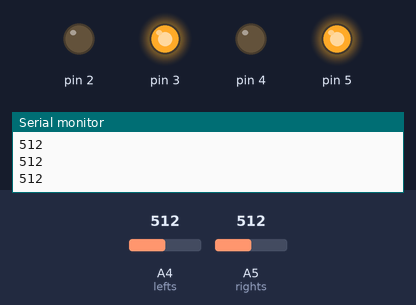
Recording of a sketch running on a simulated Arduino Uno, built with avr-gcc and run on an emulated ATmega328P. Parts: output pins drawn as LEDs (lit = HIGH), the last lines printed to the serial monitor. Inputs (shaded band) come from the test bench; at power-on: A4 (lefts) = 512, A5 (rights) = 512.

Above: at 1.2 s.
1.3 s: A4 (lefts) set to 412
2.8 s: A4 (lefts) set to 392
At 4.0 s:
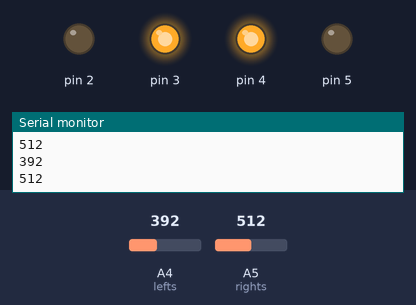
4.3 s: A5 (rights) set to 408
5.8 s: A5 (rights) set to 393
At 6.7 s:
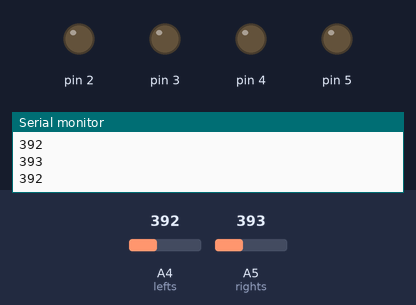
7.3 s: A4 (lefts) set to 410
At 7.7 s:
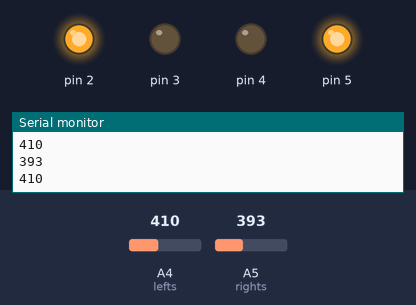
8.8 s: A4 (lefts) set to 390
At 10.0 s:
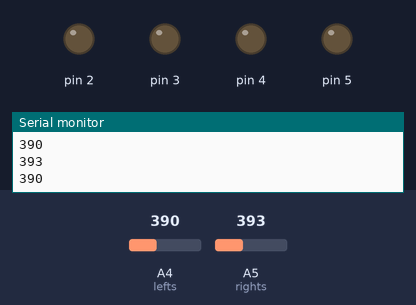
Timing chart, 0 to 11.3 s (numbered marks = the images above; inputs shaded):
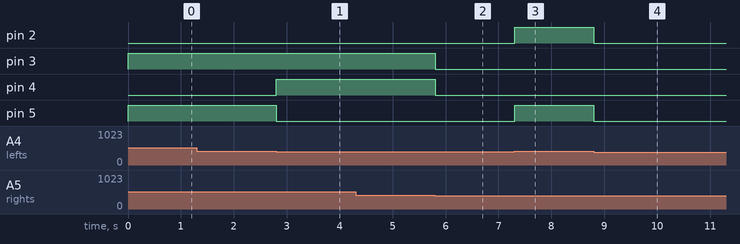

The sketch:

LinoBot_AF_versi_l298.ino
```cpp
#define lefts A4
#define rights A5

void setup() {
  pinMode(2,OUTPUT);
  pinMode(3,OUTPUT);
  pinMode(4,OUTPUT);
  pinMode(5,OUTPUT);

  pinMode(lefts,INPUT);
  pinMode(rights,INPUT);
  //begin serial communication
  Serial.begin(9600);

}

void maju()
{
  digitalWrite(5,HIGH);
  digitalWrite(3,HIGH);
  digitalWrite(2,LOW);
  digitalWrite(4,LOW);
}

void mundur()
{
  digitalWrite(4,HIGH);
  digitalWrite(2,HIGH);
  digitalWrite(5,LOW);
  digitalWrite(3,LOW);
}

void kanan()
{
  digitalWrite(5,HIGH);
  digitalWrite(2,HIGH);
  digitalWrite(3,LOW);
  digitalWrite(4,LOW);
}

void kiri()
{
  digitalWrite(3,HIGH);
  digitalWrite(4,HIGH);
  digitalWrite(5,LOW);
  digitalWrite(2,LOW);
}

void berhenti()
{
  digitalWrite(3,LOW);
  digitalWrite(4,LOW);
  digitalWrite(5,LOW);
  digitalWrite(2,LOW);
}

void loop(){
  //printing values of the sensors to the serial monitor
  Serial.println(analogRead(lefts));
  Serial.println(analogRead(rights));
  //line detected by both
  if(analogRead(lefts)<=400 && analogRead(rights)<=400){
    //stop
    berhenti();
  }
  //line detected by left sensor
  else if(analogRead(lefts)<=400 && !analogRead(rights)<=400){
    //turn left
    kiri();
    /*
    motor1.run(RELEASE);
    motor2.run(FORWARD);
     */
  }
  //line detected by right sensor
  else if(!analogRead(lefts)<=400 && analogRead(rights)<=400){
    //turn right
    kanan();
    /*
    motor1.run(FORWARD);
    motor2.run(RELEASE);
     */
  }
  //line detected by none
  else if(!analogRead(lefts)<=400 && !analogRead(rights)<=400){
    //stop
    maju();
    /*
    motor1.run(BACKWARD);
    motor2.run(BACKWARD);
     */
  }

}
```

Measured:
- the behaviour switches between 401 and 400 on A4 (lefts) (found by bisection; images 0 and 1)
- the behaviour switches between 401 and 400 on A5 (rights) (found by bisection; images 1 and 2)
- after the input at 2.8 s, pin 4: LOW → HIGH at once; pin 5: HIGH → LOW at once
- after the input at 5.8 s, pin 3, pin 4: HIGH → LOW at once
- after the input at 7.3 s, pin 2, pin 5: LOW → HIGH at once
- after the input at 8.8 s, pin 2, pin 5: HIGH → LOW at once
